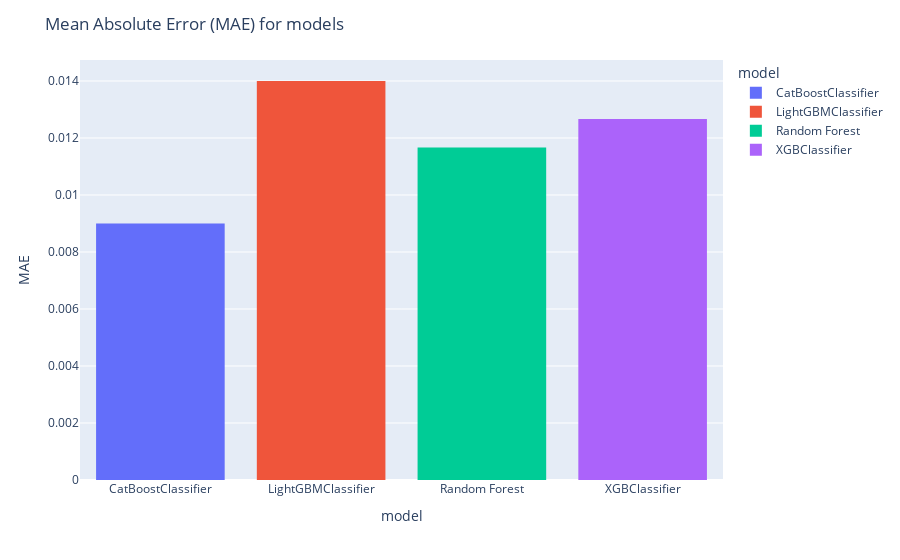

Notebook code for this chart:
### Code cell
# Create a bar chart
fig = px.histogram(dfmetrics, x="model", y = "mae", color="model")
fig.update_layout(title_text='Mean Absolute Error (MAE) for models',xaxis_title="model",
    yaxis_title="MAE")
fig.show()

### Figure 1 — Plotly figure (JSON) as saved in the notebook; plotly's stock layout.template omitted (floating-point values rounded to 4 significant figures)
{"data": [{"alignmentgroup": "True", "bingroup": "x", "histfunc": "sum", "hovertemplate": "model=%{x}<br>sum of mae=%{y}<extra></extra>", "legendgroup": "CatBoostClassifier", "marker": {"color": "#636efa", "pattern": {"shape": ""}}, "name": "CatBoostClassifier", "offsetgroup": "CatBoostClassifier", "orientation": "v", "showlegend": true, "type": "histogram", "x": ["CatBoostClassifier"], "xaxis": "x", "y": [0.009], "yaxis": "y"}, {"alignmentgroup": "True", "bingroup": "x", "histfunc": "sum", "hovertemplate": "model=%{x}<br>sum of mae=%{y}<extra></extra>", "legendgroup": "LightGBMClassifier", "marker": {"color": "#EF553B", "pattern": {"shape": ""}}, "name": "LightGBMClassifier", "offsetgroup": "LightGBMClassifier", "orientation": "v", "showlegend": true, "type": "histogram", "x": ["LightGBMClassifier"], "xaxis": "x", "y": [0.014], "yaxis": "y"}, {"alignmentgroup": "True", "bingroup": "x", "histfunc": "sum", "hovertemplate": "model=%{x}<br>sum of mae=%{y}<extra></extra>", "legendgroup": "Random Forest", "marker": {"color": "#00cc96", "pattern": {"shape": ""}}, "name": "Random Forest", "offsetgroup": "Random Forest", "orientation": "v", "showlegend": true, "type": "histogram", "x": ["Random Forest"], "xaxis": "x", "y": [0.01167], "yaxis": "y"}, {"alignmentgroup": "True", "bingroup": "x", "histfunc": "sum", "hovertemplate": "model=%{x}<br>sum of mae=%{y}<extra></extra>", "legendgroup": "XGBClassifier", "marker": {"color": "#ab63fa", "pattern": {"shape": ""}}, "name": "XGBClassifier", "offsetgroup": "XGBClassifier", "orientation": "v", "showlegend": true, "type": "histogram", "x": ["XGBClassifier"], "xaxis": "x", "y": [0.01267], "yaxis": "y"}], "layout": {"barmode": "relative", "legend": {"title": {"text": "model"}, "tracegroupgap": 0}, "margin": {"t": 60}, "title": {"text": "Mean Absolute Error (MAE) for models"}, "xaxis": {"anchor": "y", "categoryarray": ["CatBoostClassifier", "LightGBMClassifier", "Random Forest", "XGBClassifier"], "categoryorder": "array", "domain": [0, 1], "title": {"text": "model"}}, "yaxis": {"anchor": "x", "domain": [0, 1], "title": {"text": "MAE"}}}}
